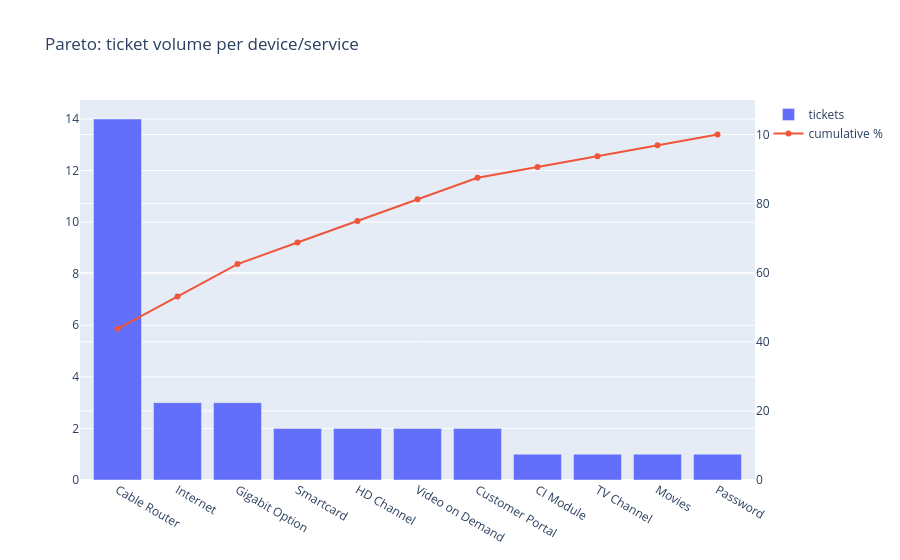

Source (notebook cell):
### Markdown cell above
### Q1. What breaks the most?

How to read the Pareto: bars = tickets per device/service, sorted biggest first;
the line = cumulative share of total volume. Where the line crosses ~80% you have
found the few issues that cause most of the volume (the 80/20 rule). The point of
failure is whatever the first bar is.

### Code cell
issue_counts = d["ISSUE"].value_counts()
cum = issue_counts.cumsum() / issue_counts.sum() * 100

pareto = go.Figure()
pareto.add_bar(x=issue_counts.index, y=issue_counts.values, name="tickets")
pareto.add_scatter(x=issue_counts.index, y=cum.values, name="cumulative %",
                   yaxis="y2", mode="lines+markers")
pareto.update_layout(title="Pareto: ticket volume per device/service",
                     yaxis2=dict(overlaying="y", side="right", range=[0, 110]))
pareto.show()

print(f"Finding: {issue_counts.iloc[0] / len(d):.0%} of tickets "
      f"({int(issue_counts.iloc[0])} of {len(d)}) are one device: '{issue_counts.index[0]}'")

### Figure 1 — Plotly figure (JSON) as saved in the notebook; plotly's stock layout.template omitted (floating-point values rounded to 4 significant figures)
{"data": [{"name": "tickets", "type": "bar", "x": ["Cable Router", "Internet", "Gigabit Option", "Smartcard", "HD Channel", "Video on Demand", "Customer Portal", "CI Module", "TV Channel", "Movies", "Password"], "y": [14, 3, 3, 2, 2, 2, 2, 1, 1, 1, 1]}, {"mode": "lines+markers", "name": "cumulative %", "type": "scatter", "x": ["Cable Router", "Internet", "Gigabit Option", "Smartcard", "HD Channel", "Video on Demand", "Customer Portal", "CI Module", "TV Channel", "Movies", "Password"], "y": [43.75, 53.12, 62.5, 68.75, 75.0, 81.25, 87.5, 90.62, 93.75, 96.88, 100.0], "yaxis": "y2"}], "layout": {"title": {"text": "Pareto: ticket volume per device/service"}, "yaxis2": {"overlaying": "y", "range": [0, 110], "side": "right"}}}
